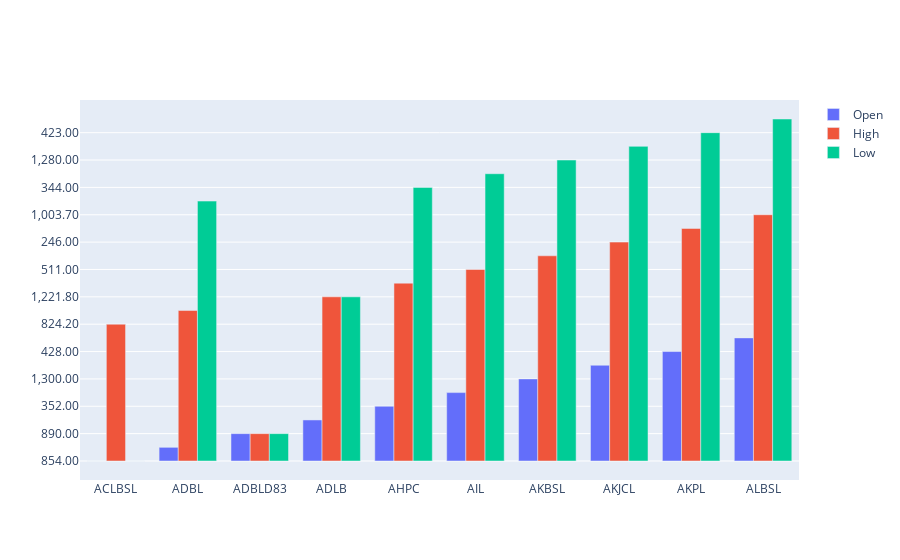

Notebook code cell kept with this figure:
### Code cell
import plotly.graph_objects as go


open1=df['Open'][0:10]
high1=df['High'][0:10]
low1=df['Low'][0:10]

fig = go.Figure(data=[
    go.Bar(name='Open', x=symbol, y=open1),
    go.Bar(name='High', x=symbol, y=high1),
    go.Bar(name='Low', x=symbol, y=low1),

    
])
# Change the bar mode
fig.update_layout(barmode='group')
fig.show()

### Figure 1 — Plotly figure (JSON) as saved in the notebook; plotly's stock layout.template omitted (floating-point values rounded to 4 significant figures)
{"data": [{"name": "Open", "type": "bar", "x": ["ACLBSL", "ADBL", "ADBLD83", "ADLB", "AHPC", "AIL", "AKBSL", "AKJCL", "AKPL", "ALBSL"], "y": ["854.00", "310.00", "890.00", "1,317.60", "352.00", "544.00", "1,300.00", "258.00", "428.00", "1,040.00"]}, {"name": "High", "type": "bar", "x": ["ACLBSL", "ADBL", "ADBLD83", "ADLB", "AHPC", "AIL", "AKBSL", "AKJCL", "AKPL", "ALBSL"], "y": ["824.20", "305.10", "890.00", "1,221.80", "340.00", "511.00", "1,277.00", "246.00", "416.30", "1,003.70"]}, {"name": "Low", "type": "bar", "x": ["ACLBSL", "ADBL", "ADBLD83", "ADLB", "AHPC", "AIL", "AKBSL", "AKJCL", "AKPL", "ALBSL"], "y": ["854.00", "308.00", "890.00", "1,221.80", "344.00", "524.30", "1,280.00", "247.00", "423.00", "1,024.10"]}], "layout": {"barmode": "group"}}
